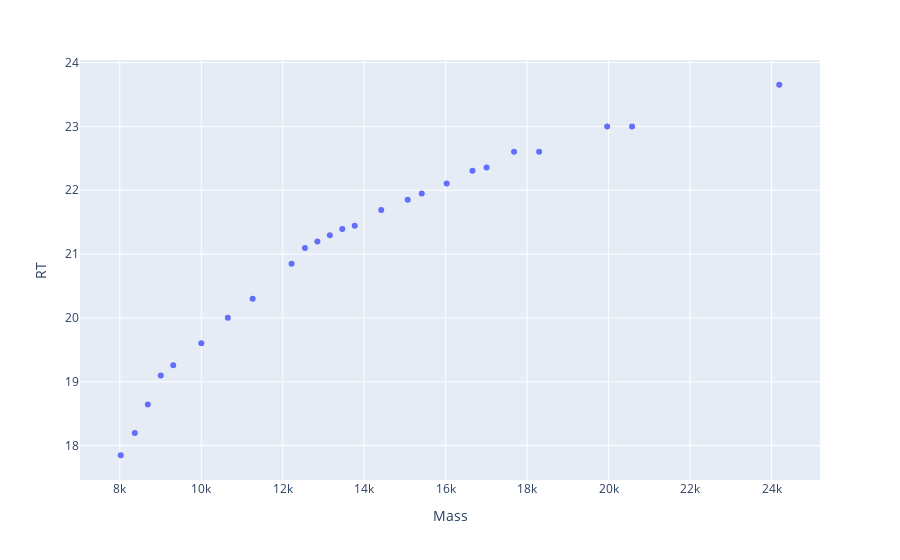

The cell this chart's notebook holds for it:
### Code cell
# plotly_zone(df_sample)
dft = df_203_3p.copy()
# dft.Mass += 1
dfm = match_dfs(dft, df_sample)
dft.Mass -= M
dfm_1 = match_dfs(dft, df_sample)

# plot_multi_zones([dfm, dfm_1])
plot_zone(dfm)
plotly_zone(dfm_1)

# low, high = 5400, 9400
# dfa = dfm[(dfm.Mass>low) & (dfm.Mass<high)].copy()
# dfb = dfm_k[(dfm_k.Mass>low) & (dfm_k.Mass<high)].copy()
# dfa['type'] = 'Regular'
# dfb['type'] = 'Regular+K'
# pd.concat([dfa, dfb]).to_excel('~/Downloads/m5Um_and_K.xlsx')

### Figure 1 — Plotly figure (JSON) as saved in the notebook; plotly's stock layout.template omitted (floating-point values rounded to 4 significant figures)
{"data": [{"hovertemplate": "Mass=%{x}<br>RT=%{y}<extra></extra>", "legendgroup": "", "marker": {"color": "#636efa", "symbol": "circle"}, "mode": "markers", "name": "", "orientation": "v", "showlegend": false, "type": "scatter", "x": [24190.0, 20580.0, 19960.0, 18290.0, 17680.0, 17000.0, 16660.0, 16020.0, 15410.0, 15070.0, 14420.0, 13770.0, 13460.0, 13160.0, 12850.0, 12550.0, 12220.0, 11260.0, 10650.0, 10000.0, 9311.0, 9006.0, 8687.0, 8368.0, 8023.0], "xaxis": "x", "y": [23.65, 23.0, 23.0, 22.6, 22.6, 22.36, 22.31, 22.11, 21.95, 21.85, 21.69, 21.44, 21.39, 21.3, 21.2, 21.1, 20.85, 20.3, 20.0, 19.61, 19.26, 19.1, 18.64, 18.2, 17.85], "yaxis": "y"}], "layout": {"legend": {"tracegroupgap": 0}, "margin": {"t": 60}, "xaxis": {"anchor": "y", "domain": [0, 1], "title": {"text": "Mass"}}, "yaxis": {"anchor": "x", "domain": [0, 1], "title": {"text": "RT"}}}}
